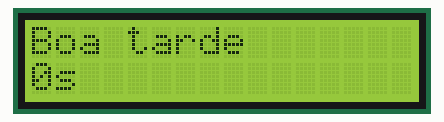
Bench run of a sketch on a simulated Arduino Uno, built with avr-gcc and run on an emulated ATmega328P. On the bench: 16×2 character LCD.

Above: at 0.1 s.
At 4.1 s:
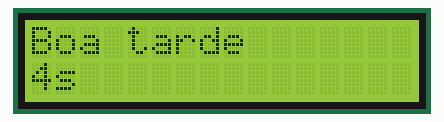
At 9.1 s:
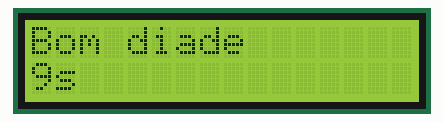
At 19.1 s:
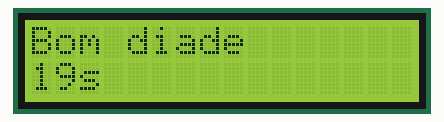
At 29.1 s:
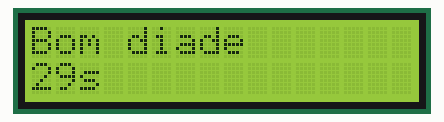
At 39.1 s:
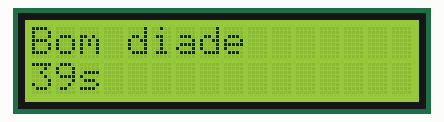

Measured:
- what the display in image 1 shows lasts 1.0 s, from 4.0 s to 5.0 s

The sketch:

calcularArea.ino
```cpp
#include <LiquidCrystal.h>

LiquidCrystal lcd(12, 11, 5, 4, 3, 2);

void setup() {
  lcd.begin(16, 2);
  lcd.print("Boa tarde");
}

void loop() {
  unsigned long tempo = millis() / 1000;

  lcd.setCursor(0, 1);
  lcd.print(tempo);
  lcd.print("s   ");


  if (tempo >= 5) {
    lcd.setCursor(0, 0);
    lcd.print("Bom dia");
  }

}
```
